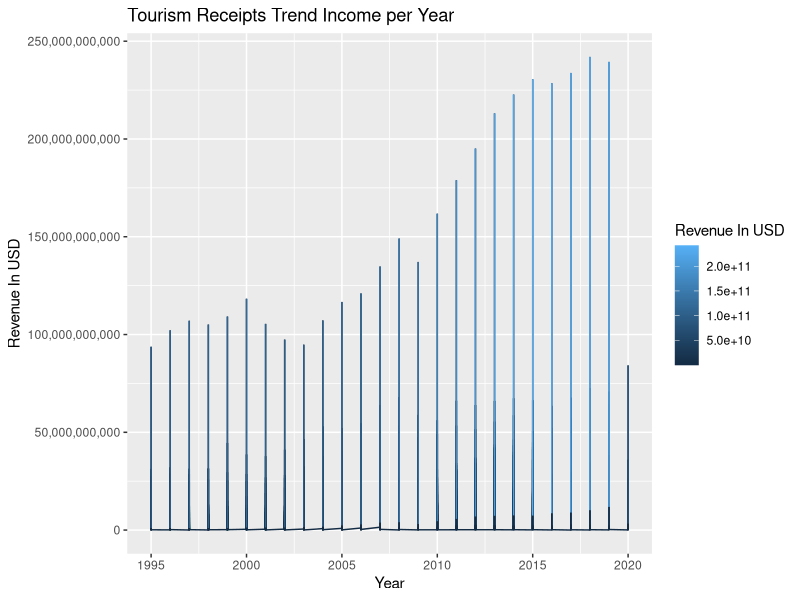
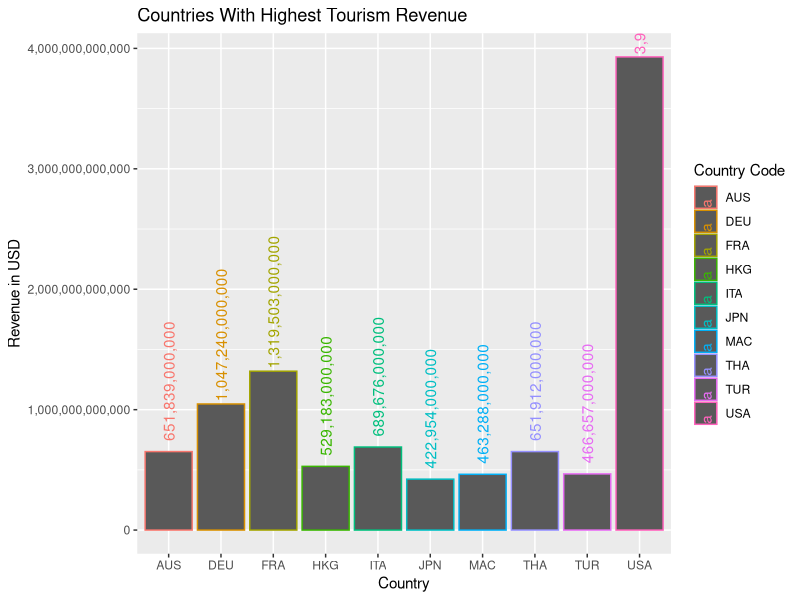
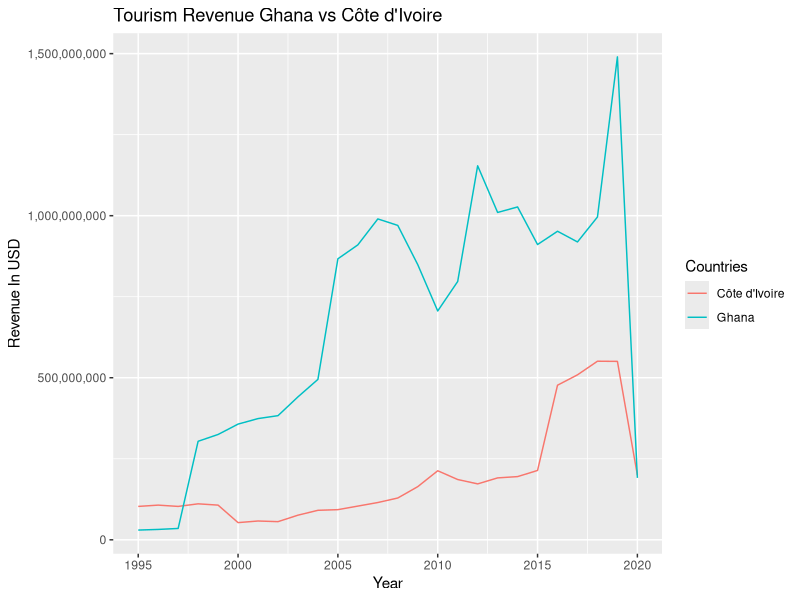
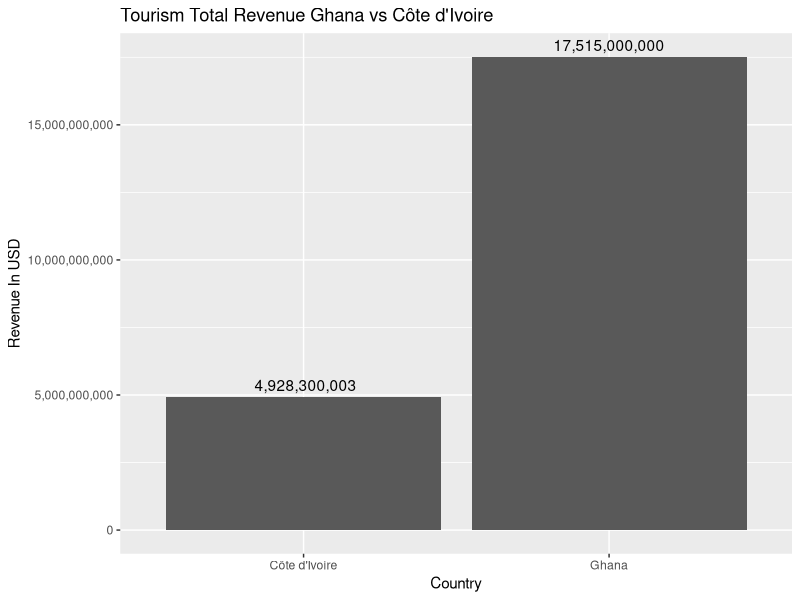

R code for these plots, in order:

# Import Tidyverse package
install.packages("tidyverse")

# load tidyverse, readr, and scales packages to manipulate and build charts
library(tidyverse)
library(readr)
library(scales)

# Load the data
tourist <- read_csv("tourism-recipts.csv")
# Get information about the dataset 
# (number of rows and columns, datatypes for each column)
glimpse(tourist)
# Convert the "year" column to integer
tourist$year <- as.integer(tourist$year)
# View the data
tourist


# How have international tourism receipts changed over time? ####
# Analyze the trend in total receipts year by year and identify
# any significant patterns or fluctuations. 
# You can create visualizations such as line plots or bar charts
# to illustrate the changes over time.

# Create a plot to visualize revenue growth over the years 
tourist_plot<-ggplot(tourist, aes(x=year, y=`value_$`,color=`value_$`)) + 
  geom_line() +
  scale_y_continuous(labels = scales::comma) +
  labs(title="Tourism Receipts Trend Income per Year",
       x = "Year", y= "Revenue In USD", color="Revenue In USD")

# Display the plot
tourist_plot


# Which countries or regions have the highest tourism receipts? ####
# Explore the dataset to identify the top countries or regions 
# that generate the most tourism receipts. You can calculate 
# the total receipts for each country/region and visualize 
# the results using a bar chart.

# Create a new dataframe that sums the revenue total by country and create
# a new column that hold the total revenue numbers not scientifically 
total_revenue_per_country <- tourist %>%
  group_by(code) %>%
  summarize(total_revenue=sum(`value_$`, na.rm = TRUE)) %>%
  mutate(normal_total_revenue=format(total_revenue,scientific= FALSE,big.mark=","))

# Create a dataframe with the revenue from 400,000,000,000
highest_total_revenue <- total_revenue_per_country %>%
  filter(total_revenue > 400000000000)
# Plot the revenue the highest_total_revenue by country
CountriesTotal_revenue_plot <- ggplot(highest_total_revenue,aes(x=code, y=total_revenue, color=code)) +
  geom_bar(stat = "identity") +
  scale_y_continuous(labels = scales::comma) +
  labs(title = "Countries With Highest Tourism Revenue", x="Country", y="Revenue in USD", color= "Country Code")

# Display the plot and add total revenue for each country on top of each bar vertically
CountriesTotal_revenue_plot + 
  geom_text(aes(label=normal_total_revenue), vjust=.5, angle = 90, hjust =-.02) +
  theme(axis.text.y = element_text(angle = 0))

# Ghana vs Ivory Coast Tourism Revenue ####

# Create a dataframe that filters out Ghana and Côte d'Ivoire tourism revenue
tourism_GHAvsCIV <- filter(tourist, name %in% c("Ghana","Côte d'Ivoire")) %>%
  mutate(normal_revenue=format(`value_$`,scientific=FALSE,big.mark=","))

# Create a plot that visually compares both countries revenue per year
GHAvsCIV_plot <- ggplot(tourism_GHAvsCIV,aes(x=year, y=`value_$`, color= name)) +
  geom_line() +
  scale_y_continuous(labels = scales::comma) +
  labs(title = "Tourism Revenue Ghana vs Côte d'Ivoire", 
       x="Year", y="Revenue In USD", color = "Countries") 
# Display chart
GHAvsCIV_plot

# Create a dataframe that sum total revenue for both countries
GHAvsCIVtotal_revenue <- tourist %>%
  filter(name %in% c("Ghana","Côte d'Ivoire")) %>%
  group_by(name) %>%
  summarize(total_revenue=sum(`value_$`, na.rm = TRUE)) %>%
  mutate(normal_total_revenue=format(total_revenue,scientific=FALSE,big.mark=","))

# Create plot for GHAvsCIVtotal_revenue dataframe
GHAvsCIVtotal_revenue_plot <- ggplot(GHAvsCIVtotal_revenue,aes(x=name, y=`total_revenue`)) +
  geom_bar(stat = "identity") +
  scale_y_continuous(labels = scales::comma) +
  labs(title = "Tourism Total Revenue Ghana vs Côte d'Ivoire", x="Country", y="Revenue In USD")

# Display the plot and add total revenue for each country on top of each bar horizontally 
GHAvsCIVtotal_revenue_plot + geom_text(aes(label=normal_total_revenue),vjust=-.5)

